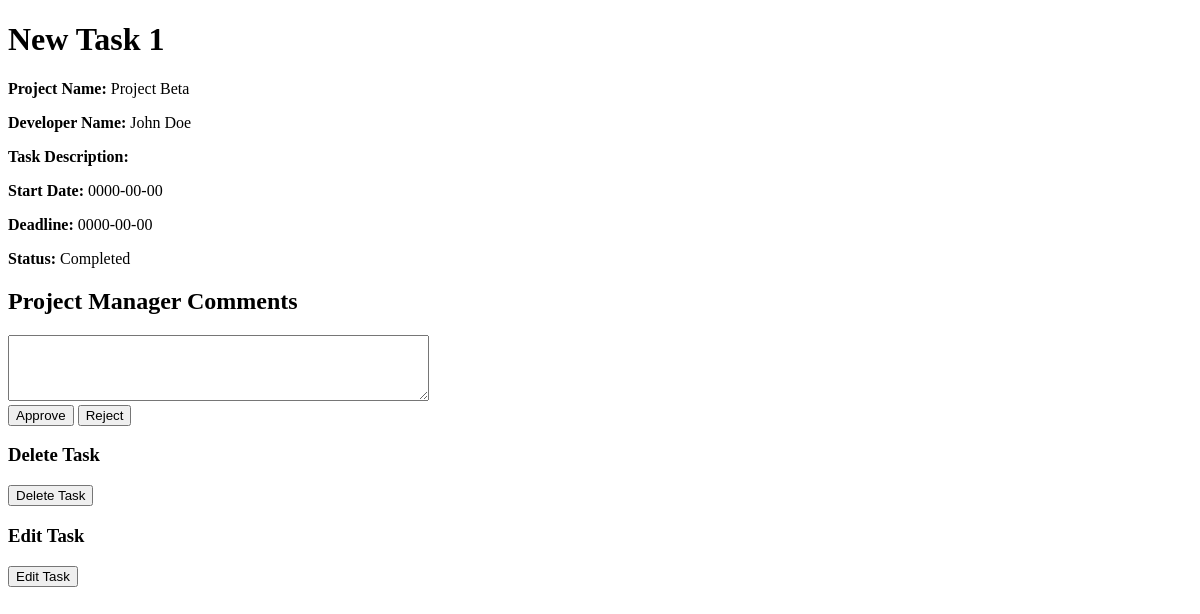
The page /controller/pm-task-controller.php?action=view&task_id=20 (signed in) on the database its author committed.
### tables this page shows
CREATE TABLE `tasks` (
  `task_id` int(11) NOT NULL,
  `project_id` int(11) NOT NULL,
  `developer_id` int(11) DEFAULT NULL,
  `name` varchar(100) NOT NULL,
  `description` text NOT NULL,
  `start_date` date NOT NULL,
  `deadline` date NOT NULL,
  `status` varchar(50) NOT NULL DEFAULT 'Not Started',
  `pm_comment` text DEFAULT NULL,
  `timestamp` timestamp NOT NULL DEFAULT current_timestamp() ON UPDATE current_timestamp(),
  `file_data` longblob DEFAULT NULL,
  `file_name` varchar(255) DEFAULT NULL,
  `file_type` varchar(255) DEFAULT NULL
);

CREATE TABLE `projects` (
  `project_id` int(11) NOT NULL,
  `client_id` int(11) NOT NULL,
  `pm_id` int(11) DEFAULT NULL,
  `name` varchar(100) NOT NULL,
  `description` text NOT NULL,
  `start_date` date DEFAULT NULL,
  `deadline` date NOT NULL,
  `status` varchar(50) NOT NULL DEFAULT 'Pending Approval',
  `type` varchar(50) NOT NULL DEFAULT 'Proposal',
  `comment` text DEFAULT NULL,
  `client_feedback` text DEFAULT NULL,
  `progress` decimal(5,2) DEFAULT 0.00
);

CREATE TABLE `usr` (
  `userid` int(11) NOT NULL,
  `firstname` varchar(255) NOT NULL,
  `lastname` varchar(255) NOT NULL,
  `name` varchar(255) NOT NULL,
  `email` varchar(255) NOT NULL,
  `password` varchar(255) NOT NULL,
  `roleid` int(11) DEFAULT NULL
);

### model/task-model.php (called while the page is built, shortened)
<?php
function getTaskDetails($taskId) {
    $conn = getDbConnection();
    $sql = "SELECT t.*, p.name AS project_name, u.firstname AS pm_name, u.lastname AS pm_lastname
            FROM tasks t
            JOIN projects p ON t.project_id = p.project_id
            JOIN usr u ON p.pm_id = u.userid
            WHERE t.task_id = ?";
    $stmt = $conn->prepare($sql);
    $stmt->bind_param("i", $taskId);
    $stmt->execute();
    $result = $stmt->get_result();
    $task = $result->fetch_assoc();
    $task['pm_name'] = $task['pm_name'] . ' ' . $task['pm_lastname'];
    return $task;
}
?>

### model/project-model.php (called while the page is built, shortened)
<?php
function getProjectInfo($projectId) {
    $conn = getDbConnection();
    $sql = "SELECT * FROM projects WHERE project_id = ?";
    $stmt = $conn->prepare($sql);
    $stmt->bind_param("i", $projectId);
    $stmt->execute();
    $result = $stmt->get_result();
    $projectInfo = $result->fetch_assoc();
    return $projectInfo;
}
function getProjectName($projectId) {
    $projectInfo = getProjectInfo($projectId);
    return $projectInfo['name'];
}
?>

### model/user-model.php (called while the page is built, shortened)
<?php
function getUserInfo($userId)
{
    $conn = getDbConnection();
    $sql = "SELECT userid, firstname, lastname, email, roleid FROM usr WHERE userid = ?";
    $stmt = $conn->prepare($sql);
    $stmt->bind_param("i", $userId);
    $stmt->execute();
    $result = $stmt->get_result();
    $user = $result->fetch_assoc();
    return $user;
}
function getUserName($userId)
{
    $userInfo = getUserInfo($userId);
    $firstname = $userInfo['firstname'] ?? 'Unassigned';
    $lastname = $userInfo['lastname'] ?? '';
    return trim("$firstname $lastname");
}
?>

### view/pm-task-view.php (the view, shortened to what this page needs)
<!DOCTYPE html>
<html lang="en">
<head>
    <link rel="stylesheet" href="../css/styles.css">
</head>
<body>
<h1><?php echo $task['name']; ?></h1>
<p><strong>Project Name:</strong> <?php echo $projectName; ?></p>
<p><strong>Developer Name:</strong> <?php echo $developerName ? $developerName : "Unassigned"; ?></p>
<p><strong>Task Description:</strong> <?php echo $task['description']; ?></p>
<p><strong>Start Date:</strong> <?php echo $task['start_date']; ?></p>
<p><strong>Deadline:</strong> <?php echo $task['deadline']; ?></p>
<p><strong>Status:</strong> <?php echo $task['status']; ?></p>
<h2>Project Manager Comments</h2>
<form action="../controller/pm-task-controller.php?action=approve_reject" method="post">
    <textarea name="pm_comment" rows="4" cols="50"><?php echo $task['pm_comment']; ?></textarea><br>
    <button type="submit" name="action" value="approve">Approve</button>
    <button type="submit" name="action" value="reject">Reject</button>
</form>
<h3>Delete Task</h3>
<form action="../controller/pm-task-controller.php?action=delete" method="post">
    <button type="submit">Delete Task</button>
</form>
<h3>Edit Task</h3>
<form action="../controller/pm-task-controller.php?action=edit" method="post">
    <button type="submit">Edit Task</button>
</form>
</body>
</html>

### rows shown on the page
tasks: name "New Task 1", project.name "Project Beta", developer.lastname "John Doe", start_date "0000-00-00", deadline "0000-00-00", status "Completed"
